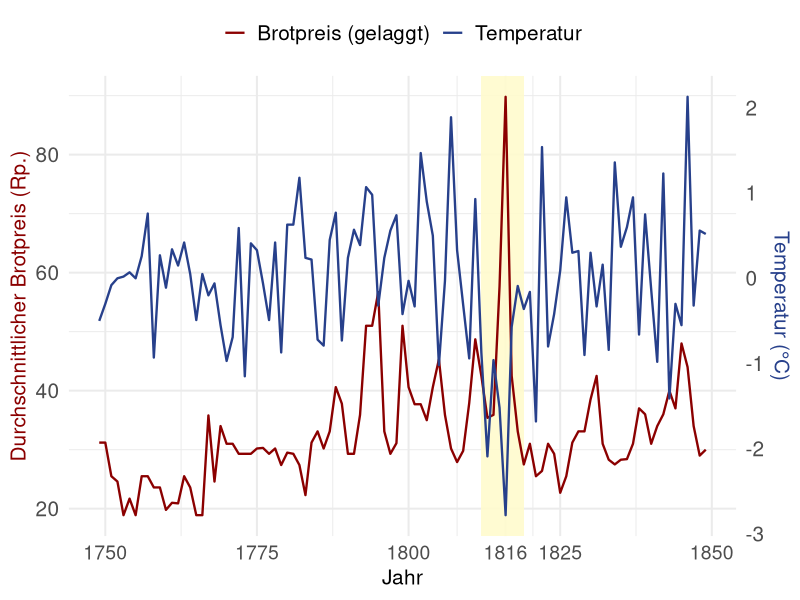
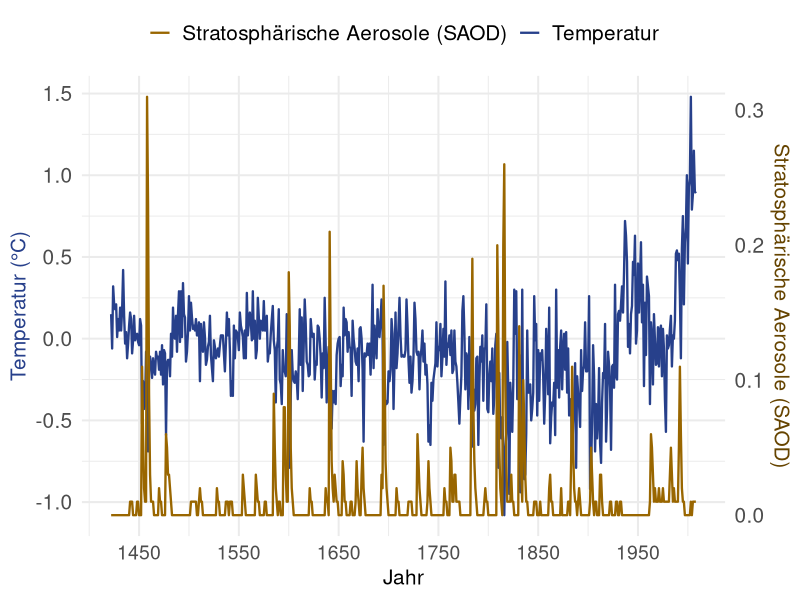

Write the R code that produced these figures, in order.
library(readr)
library(ggplot2)

df <- read_delim("data/AverageBreadPrice.csv", show_col_types = FALSE)

# Plot
range_price <- range(df$Var1_Average_Bread_Price, na.rm = TRUE)
range_temp <- range(df$Var2_MeanTemp, na.rm = TRUE)
scale_factor <- diff(range_price) / diff(range_temp)
offset <- range_price[1] - scale_factor * range_temp[1]

ggplot(df, aes(x = Year)) +
  annotate("rect",
           xmin = 1812, xmax = 1819,
           ymin = -Inf, ymax = Inf,
           fill = "lemonchiffon", alpha = 0.9) +
  geom_line(aes(y = Var1_Average_Bread_Price, color = "Brotpreis"), linewidth = 0.8) +
  geom_line(aes(y = Var2_MeanTemp * scale_factor + offset, color = "Temperatur"),
            linewidth = 0.8) +
  
  scale_y_continuous(
    name = "Durchschnittlicher Brotpreis (Rp.)",
    sec.axis = sec_axis(~ (. - offset) / scale_factor,
                        name = "Temperatur (°C)",
                        breaks = seq(floor(min(range_temp)), ceiling(max(range_temp)), 1))
  ) +
  
  scale_x_continuous(
    breaks = c(1750, 1775, 1800, 1816, 1825, 1850),
    labels = c("1750", "1775", "1800", "1816", "1825", "1850")
  ) +
  
  scale_color_manual(name = NULL,
                     values = c("Brotpreis" = "darkred",
                                "Temperatur" = "royalblue4"),
                     labels = c("Temperatur" = "Temperatur",
                                "Brotpreis" = "Brotpreis (gelaggt)")) +
  theme_minimal(base_size = 15) +
  labs(x = "Jahr") +
  theme(
    legend.position = "top",
    legend.text = element_text(size = 15),
    axis.text.x = element_text(size = 14),
    axis.text.y = element_text(size = 15),
    axis.title.y.left  = element_text(color = "darkred"),
    axis.title.y.right = element_text(color = "royalblue4")
  ) -> p

ggsave("images/bread_prices.png", p,
       width = 8, height = 5, dpi = 300)




df <- read_delim("data/vulkane.csv", show_col_types = FALSE)

range_temp <- range(df$Var1_Mean, na.rm = TRUE)   # Durchschnittliche Temperatur
range_saod <- range(df$SAOD, na.rm = TRUE)        # Annual global mean SAOD

scale_factor <- diff(range_temp) / diff(range_saod)
offset <- range_temp[1] - scale_factor * range_saod[1]

ggplot(df, aes(x = Year)) +
  geom_line(aes(y = Var1_Mean, color = "Temperatur"), linewidth = 0.8) +
  geom_line(aes(y = SAOD * scale_factor + offset, color = "SAOD"), linewidth = 0.8) +
  
  scale_y_continuous(
    name = "Temperatur (°C)",
    sec.axis = sec_axis(~ (. - offset) / scale_factor,
                        name = "Stratosphärische Aerosole (SAOD)")
  ) +
  scale_x_continuous(
    breaks = seq(1450, 2000, 100),
    limits = c(1422, 2008)
  ) +
  scale_color_manual(
    name = NULL,
    values = c("Temperatur" = "royalblue4",
               "SAOD"       = "#996600"),
    labels = c("Temperatur" = "Temperatur",
               "SAOD" = "Stratosphärische Aerosole (SAOD)")
  ) +
  labs(x = "Jahr") +
  theme_minimal(base_size = 15) +
  theme(
    legend.position    = "top",
    legend.text        = element_text(size = 15),
    axis.text.x        = element_text(size = 14),
    axis.text.y        = element_text(size = 15),
    axis.title.y.left  = element_text(color = "royalblue4"),
    axis.title.y.right = element_text(color = "#664400")
  ) -> p

ggsave("images/vulkane.png", p,
       width = 8, height = 5, dpi = 300)
